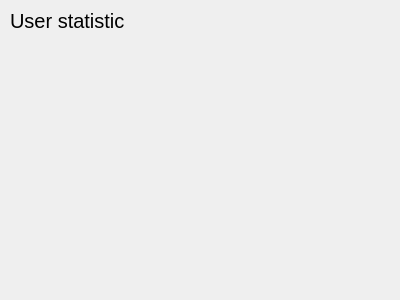
<?xml version="1.0" encoding="UTF-8"?>
<ui version="4.0">
 <class>Form</class>
 <widget class="QWidget" name="Form">
  <property name="geometry">
   <rect>
    <x>0</x>
    <y>0</y>
    <width>400</width>
    <height>300</height>
   </rect>
  </property>
  <property name="windowTitle">
   <string>Form</string>
  </property>
  <widget class="QLabel" name="label">
   <property name="geometry">
    <rect>
     <x>10</x>
     <y>10</y>
     <width>371</width>
     <height>21</height>
    </rect>
   </property>
   <property name="font">
    <font>
     <pointsize>15</pointsize>
    </font>
   </property>
   <property name="text">
    <string>User statistic</string>
   </property>
  </widget>
  <widget class="QLabel" name="label_2">
   <property name="geometry">
    <rect>
     <x>10</x>
     <y>40</y>
     <width>381</width>
     <height>251</height>
    </rect>
   </property>
   <property name="font">
    <font>
     <pointsize>12</pointsize>
    </font>
   </property>
   <property name="text">
    <string/>
   </property>
   <property name="alignment">
    <set>Qt::AlignLeading|Qt::AlignLeft|Qt::AlignTop</set>
   </property>
  </widget>
 </widget>
 <resources/>
 <connections/>
</ui>
